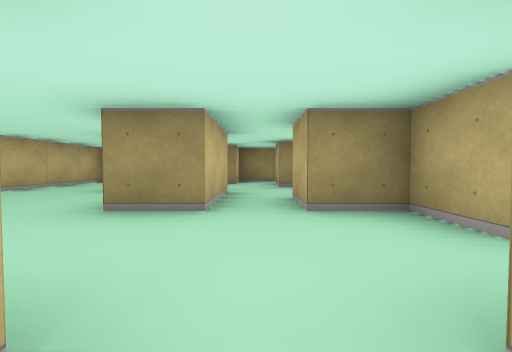
view 1 (above)

17 first-person views from a walk through a cub3D level. The camera is about half as high as the walls, tilts 2° down and sees 90° across. The floor is counted in squares. Each view is taken from the middle of a square. On the plan, view 1 faces up. The plan holds only what a view shows up to about 9 squares ahead; the rest is blank.

view 2
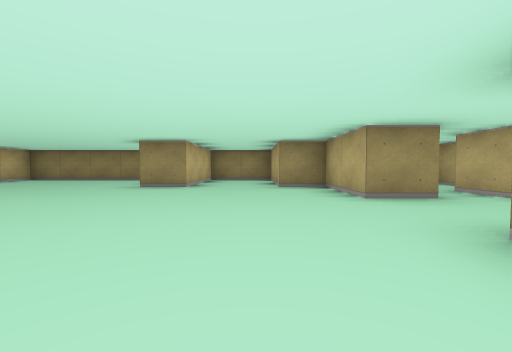

view 3
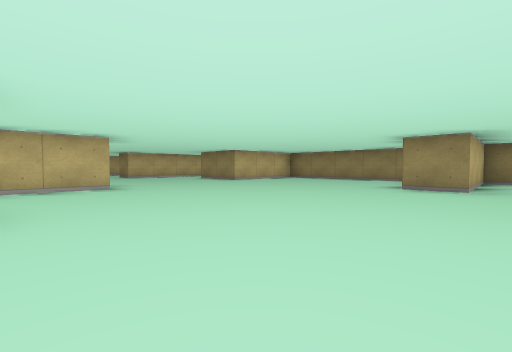

view 4
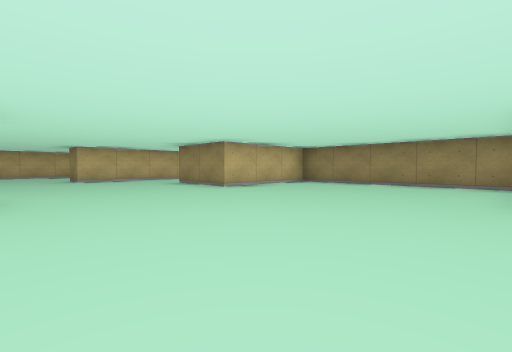

view 5
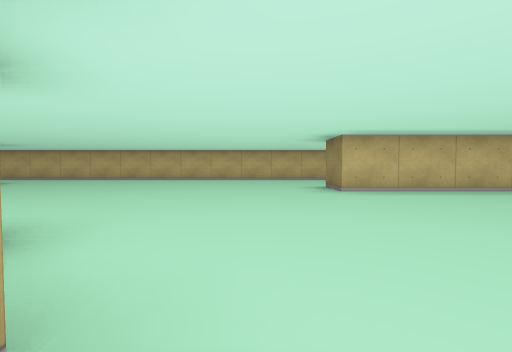

view 6
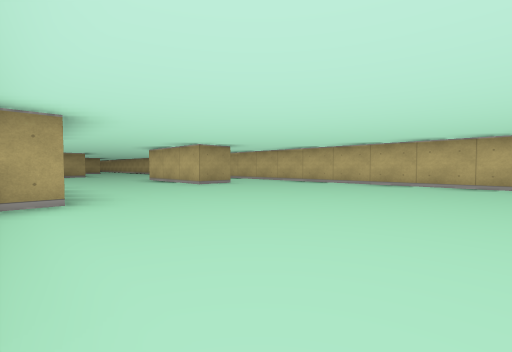

view 7
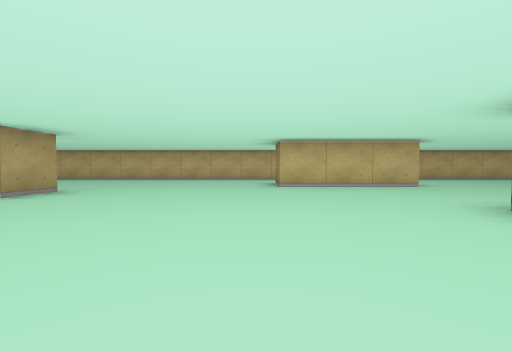

view 8
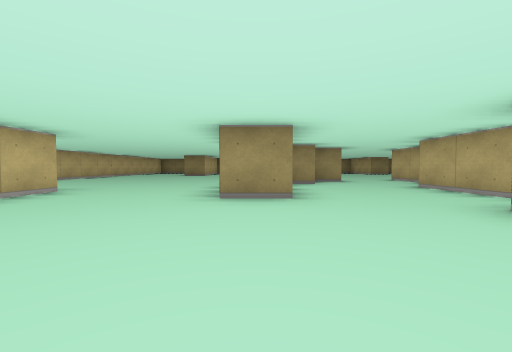

view 9
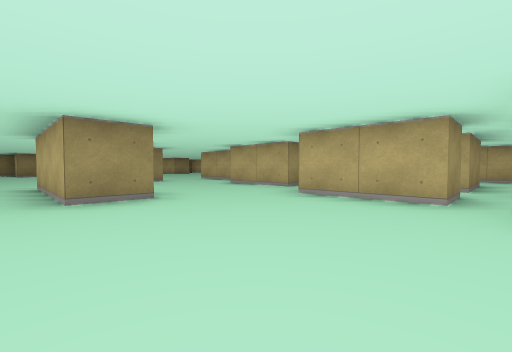

view 10
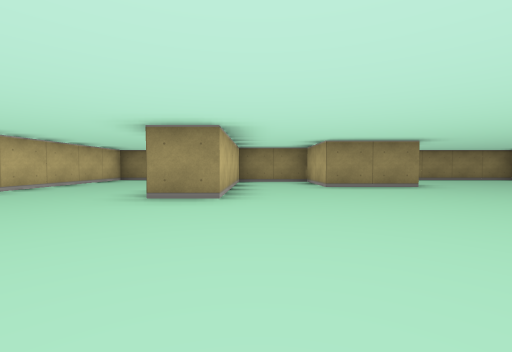

view 11
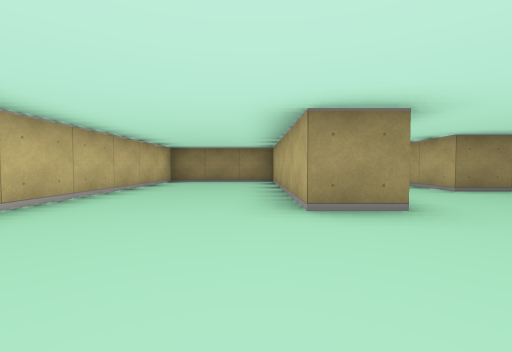

view 12
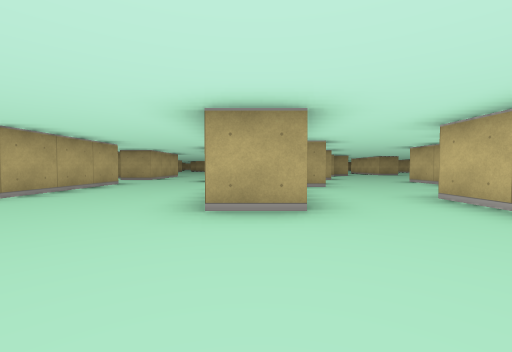

view 13
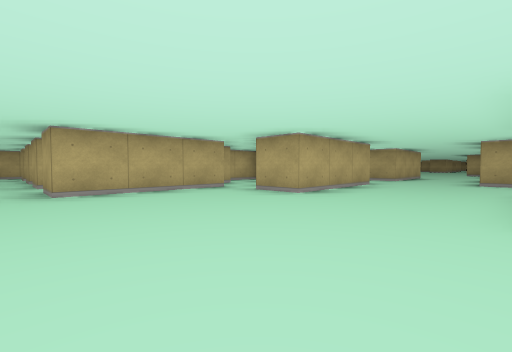

view 14
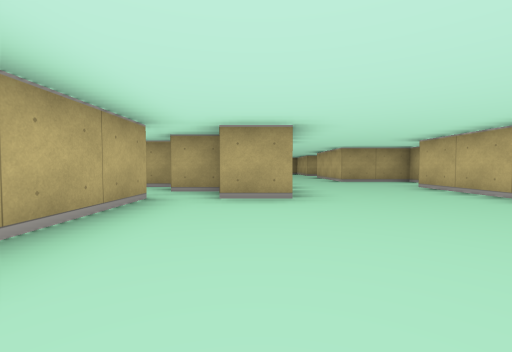

view 15
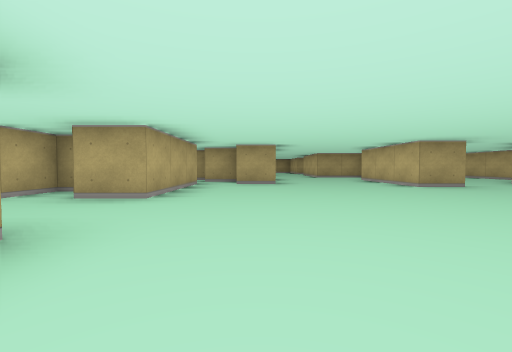

view 16
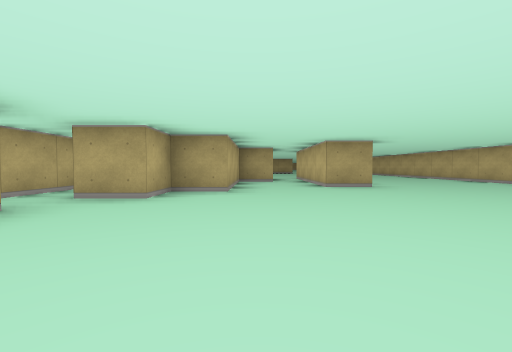

view 17
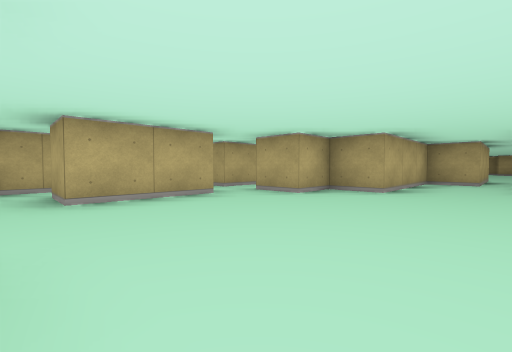

### Floor plan
Points are (right, up) in squares from view 1. A wall is a line through its corners. A room is listed if a view was taken in it or the views show most of it. See-through windows are left out.
Room 1 (view 1)
walls: (1.5, 1.5) (1.5, 2.5) (0.5, 2.5) (0.5, 3.5); (0.5, -0.5) (0.5, 0.5) (1.5, 0.5); (-0.5, 3.5) (-0.5, 2.5)
ways out: opening at (-1, 1.5) to room 2; opening at (0, 3); opening at (1.5, 1)
Room 2 (views 2, 3, 4, 5, 6, 7, 8, 9, 10, 11, 12, 13, 14, 15, 16, 17)
walls: (-10.4, -3.5) (-11.1, -3.5); (-11.5, -4.5) (-11.5, -6.5) (-12.5, -6.5) (-12.5, -3.5) (-11.9, -3.5); (-7.5, -3.4) (-7.5, -1.5) (-6.5, -1.5) (-6.5, -4.5); (-9.5, 0.6) (-9.5, -2.5) (-10.4, -2.5); (-7.5, -6) (-7.5, -6.5) (-5.5, -6.5) (-5.5, -8.1); (-8, -6.5) (-8.5, -6.5) (-8.5, -4.5) (-8, -4.5); (-7.5, -7.6) (-7.5, -6.9); (-8.5, -9.5) (-9.5, -9.5) (-9.5, -7.5) (-8.5, -7.5); (-16.5, -5.5) (-15.5, -5.5) (-15.5, -8.5) (-16.4, -8.5); (-3.5, -5.5) (-3.5, -2.5) (-2.5, -2.5); (-2.5, -3.5) (-1.5, -3.5); (-5.5, -9.5) (-7.5, -9.5); (-1.5, -2.5) (-1.5, 0.5) (-0.5, 0.5); (-1.4, -4.5) (-0.6, -4.5); (-8.5, -12) (-8.5, -10.5); (-3.5, -10) (-3.5, -7.5) (-2.5, -7.5); (-14.6, -12.5) (-13.5, -12.5) (-13.5, -14.5); (0.5, -5.2) (0.5, -4.2); (-0.5, 2.5) (-1.5, 2.5) (-1.5, 4.5) (-2.5, 4.5) (-2.5, 7.5) (-4.5, 7.5) (-4.5, 4.5) (-5.5, 4.5); (-5.5, 7.5) (-10.5, 7.5) (-10.5, 4.5) (-12.5, 4.5) (-12.5, 6.5) (-14.5, 6.5) (-14.5, 2.5) (-15.5, 2.5) (-15.5, 7.5) (-18.5, 7.5) (-18.5, -16); (-12.5, -14.5) (-11.5, -14.5) (-11.5, -11.5) (-10.5, -11.5) (-10.5, -10.5) (-9.5, -10.5)
ways out: opening at (-1, 1.5) to room 1; opening at (-15.6, -16.8); opening at (-9, -11.5); opening at (-6, -10.5); opening at (-4.5, -8.5)
Room 3 (no view inside)
walls: (0.5, 5.5) (0.5, 6.4)
ways out: opening at (0, 5.5)

Where each view was taken, in squares from view 1:
view 1: 0 up, 0 right, facing up
view 2: 1 down, 3 left, facing up
view 3: 1 down, 4 left, facing up-left
view 4: 1 up, 6 left, facing up-left
view 5: 1 up, 10 left, facing left
view 6: 0 up, 12 left, facing down-left
view 7: 9 down, 10 left, facing left
view 8: 10 down, 12 left, facing up
view 9: 10 down, 13 left, facing up-right
view 10: 1 down, 14 left, facing up
view 11: 0 up, 16 left, facing up
view 12: 1 up, 7 left, facing down
view 13: 1 up, 6 left, facing down-right
view 14: 1 up, 3 left, facing down
view 15: 4 up, 3 left, facing down
view 16: 7 down, 12 left, facing down
view 17: 7 down, 13 left, facing down-right
